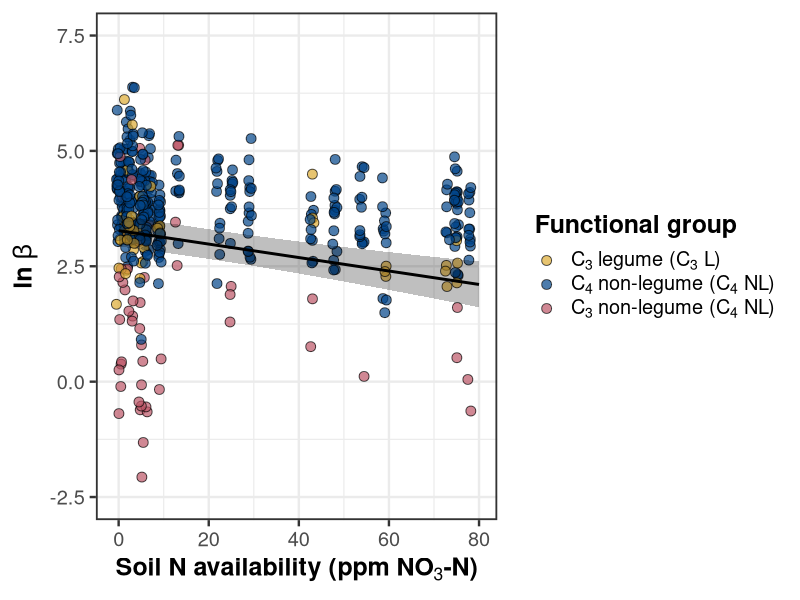
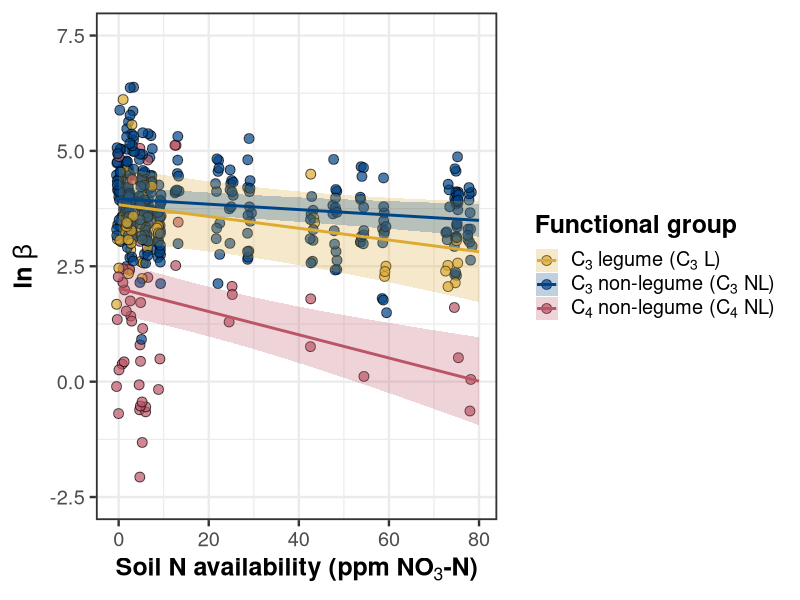
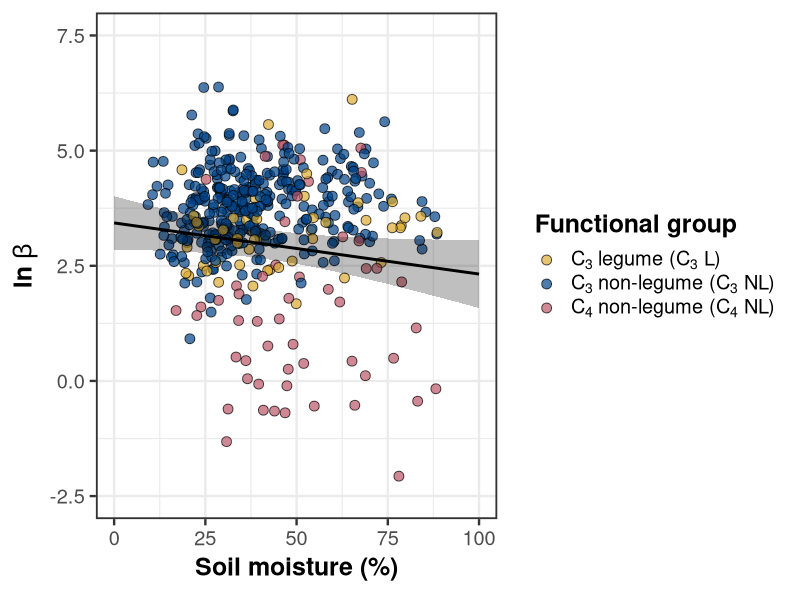
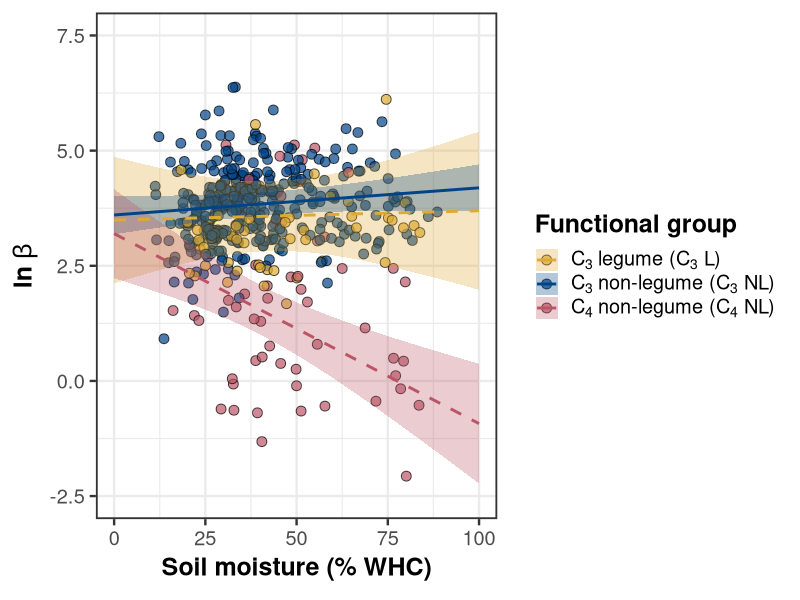
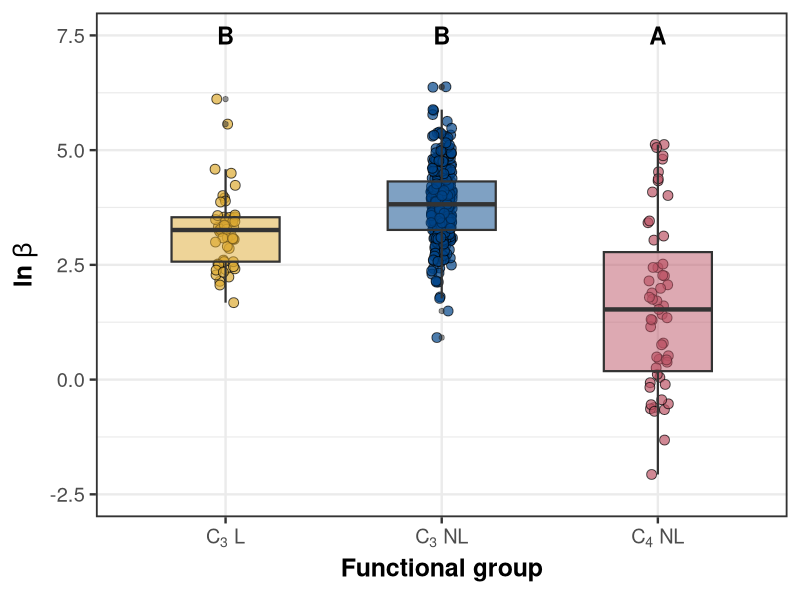
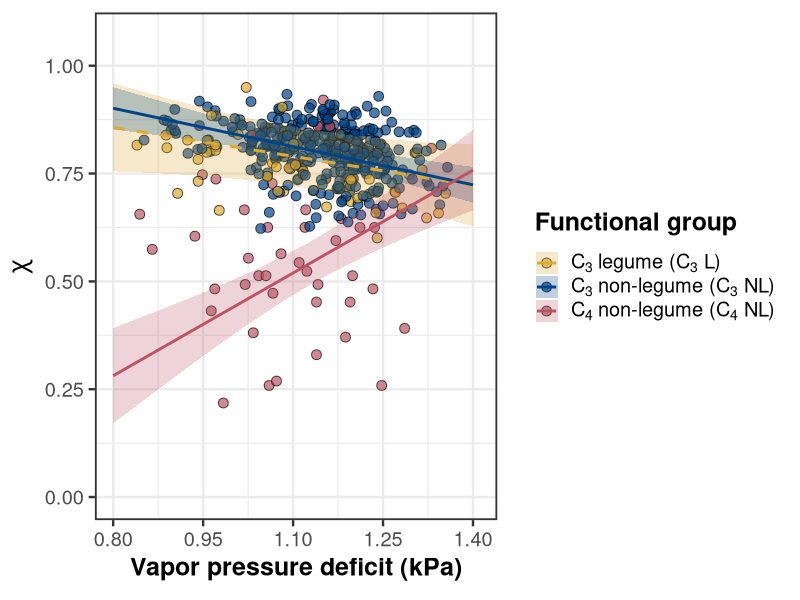
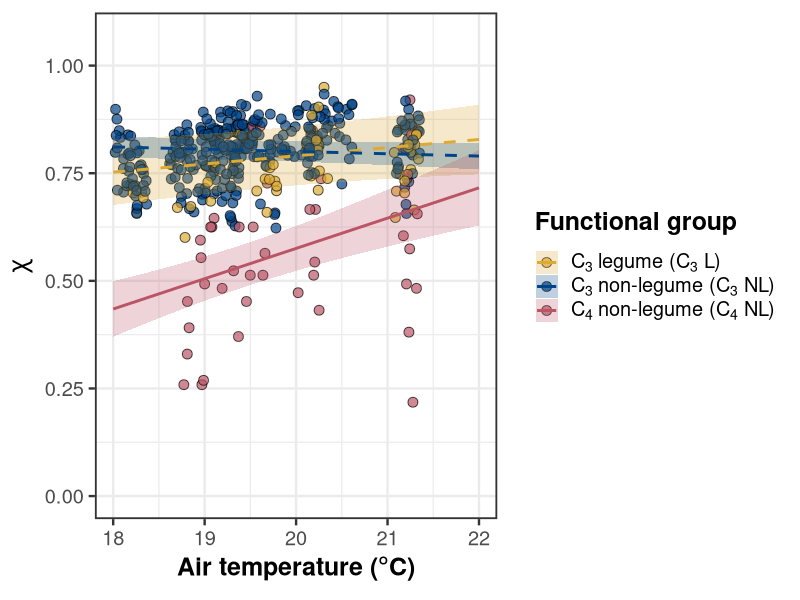
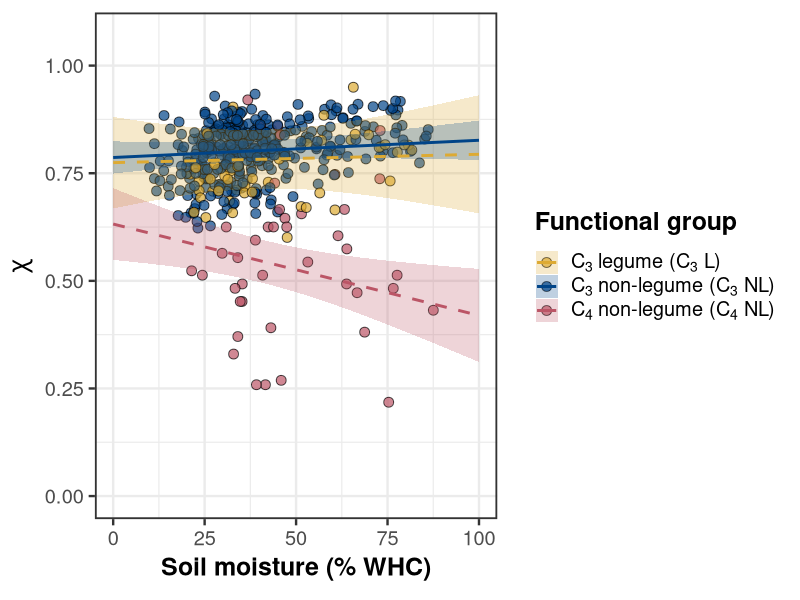

Reproduce these figures in R, in order.
##########################################################################
## Load libraries and import data
##########################################################################
# Libraries
library(lme4)
library(emmeans)
library(tidyverse)
library(ggpubr)

# Turn off digit rounding in emmean args
emm_options(opt.digits = FALSE)

# Load compiled datasheet
df <- read.csv("../data_sheets/TXeco_compiled_datasheet.csv",
               na.strings = c("NA", "NaN")) %>%
  filter(site != "Bell_2020_05" & 
           site != "Russel_2020_01") %>%
  mutate(pft = ifelse(pft == "c4_graminoid", 
                      "c4_nonlegume",
                      ifelse(pft == "c3_graminoid" | pft == "c3_forb" | pft == "c3_shrub",
                             "c3_nonlegume", 
                             ifelse(pft == "legume", 
                                    "c3_legume", 
                                    NA))),
         chi = ifelse(chi > 0.95 & chi < 0.20, NA, chi))

## Add colorblind friendly palette
cbbPalette <- c("#0077BB", "#33BBEE", "#009988", "#EE7733", "#CC3311")
cbbPalette2 <- c("#CC3311", "#EE7733", "#009988", "#33BBEE", "#0077BB")
cbbPalette3 <- c("#DDAA33", "#004488", "#BB5566")

## Figure out sample sizes within each pft class
length(df$pft[df$pft == "c3_legume"])
length(df$pft[df$pft == "c3_nonlegume"])
length(df$pft[df$pft == "c4_nonlegume"])

## Convert VPD from hPa (PRISM units) to kPa (standard)
df$vpd4 <- df$vpd4 / 10

## Remove outliers from statistical models
df$beta[c(84, 317, 500)] <- NA
df$chi[c(62, 117, 275, 317, 481, 276, 304, 322, 500,
         315, 456, 480, 502, 71, 292, 483, 484, 402)] <- NA
df$narea[df$narea > 10] <- NA
df$narea[509] <- NA

## Add general models
beta <- lmer(log(beta) ~ wn90_perc * soil.no3n * pft + (1 | NCRS.code), data = df)
chi <- lmer(chi ~ (vpd4 + tavg4 + (wn90_perc * soil.no3n)) * pft + (1 | NCRS.code), 
            data = df)
narea <- lmer(log(narea) ~ (beta + chi + soil.no3n) * pft + (1 | NCRS.code), 
              data = df)

##########################################################################
## Beta plots
##########################################################################

##########################################################################
## Beta - soil N
##########################################################################
test(emtrends(beta, ~pft, "soil.no3n"))

beta.no3n.pft <- data.frame(emmeans(beta, ~pft, "soil.no3n",
                                    at = list(soil.no3n = seq(0,80,1))))

beta.no3n <- data.frame(emmeans(beta, ~1, "soil.no3n",
                                at = list(soil.no3n = seq(0,80,1)))) %>%
  dplyr::select(pft = X1, everything()) %>%
  full_join(beta.no3n.pft) %>%
  mutate(linetype = "dashed")

beta.no3n.ind <- ggplot(data = subset(df, !is.na(pft)), 
                        aes(x = soil.no3n, y = log(beta))) +
   geom_jitter(aes(fill = pft),
               width = 0.5, size = 3, alpha = 0.7, shape = 21) +
  geom_ribbon(data = subset(beta.no3n, pft == "overall"), 
              aes(x = soil.no3n, y = emmean, ymin = lower.CL, 
                  ymax = upper.CL), alpha = 0.25, fill = "black") +
  geom_line(data = subset(beta.no3n, pft == "overall"),
            aes(x = soil.no3n, y = emmean),
            color = "black", size = 1) +
  scale_fill_manual(values = c(cbbPalette3), 
                    labels = c(expression("C"[3]~"legume (C"[3]*" L)"),
                               expression("C"[4]~"non-legume (C"[4]*" NL)"),
                               expression("C"[3]~"non-legume (C"[4]*" NL)"))) +
  scale_color_manual(values = c(cbbPalette3), 
                     labels = c(expression("C"[3]~"legume (C"[3]*" L)"),
                                expression("C"[4]~"non-legume (C"[4]*" NL)"),
                                expression("C"[3]~"non-legume (C"[3]*" NL)"))) +
  scale_x_continuous(limits = c(-1, 80), breaks = seq(0, 80, 20)) +
  scale_y_continuous(limits = c(-2.5, 7.5), breaks = seq(-2.5, 7.5, 2.5)) +
  labs(x = expression(bold("Soil N availability (ppm NO"[3]*"-N)")),
       y = expression(bold(ln~beta)),
       fill = "Functional group") +
  theme_bw(base_size = 18) +
  theme(legend.text.align = 0,
        panel.border = element_rect(size = 1.25),
        legend.title = element_text(face = "bold"))
beta.no3n.ind


beta.no3n.int <- ggplot(data = subset(df, !is.na(pft)), 
                        aes(x = soil.no3n, y = log(beta))) +
  geom_jitter(aes(fill = pft),
              width = 0.5, size = 3, alpha = 0.7, shape = 21) +
  geom_ribbon(data = subset(beta.no3n, pft != "overall"), 
              aes(x = soil.no3n, y = emmean, ymin = lower.CL, 
                  ymax = upper.CL, fill = pft), alpha = 0.25) +
  geom_line(data = subset(beta.no3n, pft != "overall"),
            aes(x = soil.no3n, y = emmean, color = pft), size = 1) +
  scale_fill_manual(values = c(cbbPalette3), 
                    labels = c(expression("C"[3]~"legume (C"[3]*" L)"),
                               expression("C"[3]~"non-legume (C"[3]*" NL)"),
                               expression("C"[4]~"non-legume (C"[4]*" NL)"))) +
  scale_color_manual(values = c(cbbPalette3), 
                    labels = c(expression("C"[3]~"legume (C"[3]*" L)"),
                               expression("C"[3]~"non-legume (C"[3]*" NL)"),
                               expression("C"[4]~"non-legume (C"[4]*" NL)"))) +
  scale_x_continuous(limits = c(-1, 80), breaks = seq(0, 80, 20)) +
  scale_y_continuous(limits = c(-2.5, 7.5), breaks = seq(-2.5, 7.5, 2.5)) +
  labs(x = expression(bold("Soil N availability (ppm NO"[3]*"-N)")),
       y = expression(bold(ln~beta)),
       fill = "Functional group", color = "Functional group") +
  theme_bw(base_size = 18) +
  theme(legend.text.align = 0,
        panel.border = element_rect(size = 1.25),
        legend.title = element_text(face = "bold"))
beta.no3n.int

##########################################################################
## Beta - soil moisture
##########################################################################
test(emtrends(beta, ~pft, "wn90_perc"))

beta.sm.pft <- data.frame(emmeans(beta, ~pft, "wn90_perc",
                                    at = list(wn90_perc = seq(0,1,0.01))))

beta.sm <- data.frame(emmeans(beta, ~1, "wn90_perc",
                                at = list(wn90_perc = seq(0,1,0.01)))) %>%
  dplyr::select(pft = X1, everything()) %>%
  full_join(beta.sm.pft) %>%
  mutate(linetype = ifelse(pft == "c3_nonlegume", "solid", "dashed"))

beta.h2o.ind <- ggplot(data = subset(df, !is.na(pft)), 
                       aes(x = wn90_perc, y = log(beta))) +
  geom_jitter(aes(fill = pft),
              width = 0.1, size = 3, alpha = 0.7, shape = 21) +
  geom_ribbon(data = subset(beta.sm, pft == "overall"),
              aes(x = wn90_perc, y = emmean, ymin = lower.CL, ymax = upper.CL),
              alpha = 0.25, fill = "black") +
  geom_line(data = subset(beta.sm, pft == "overall"),
            aes(x = wn90_perc, y = emmean),
            size = 1, color = "black") +
  scale_fill_manual(values = c(cbbPalette3), 
                    labels = c(expression("C"[3]~"legume (C"[3]*" L)"),
                               expression("C"[3]~"non-legume (C"[3]*" NL)"),
                               expression("C"[4]~"non-legume (C"[4]*" NL)"))) +
  scale_x_continuous(limits = c(0, 1), breaks = seq(0, 1, 0.25),
                     labels = c(0, 25, 50, 75, 100)) +
  scale_y_continuous(limits = c(-2.5, 7.5), breaks = seq(-2.5, 7.5, 2.5)) +
  labs(x = expression(bold("Soil moisture (%)")),
       y = expression(bold(ln~beta)),
       fill = "Functional group",
       color = "Functional group") +
  theme_bw(base_size = 18) +
  theme(legend.text.align = 0,
        panel.border = element_rect(size = 1.25),
        legend.title = element_text(face = "bold"))
beta.h2o.ind

beta.h2o.int <- ggplot(data = subset(df, !is.na(pft)), 
                       aes(x = wn90_perc, y = log(beta))) +
  geom_jitter(aes(fill = pft),
              width = 0.1, size = 3, alpha = 0.7, shape = 21) +
  geom_ribbon(data = subset(beta.sm, pft != "overall"),
              aes(x = wn90_perc, y = emmean, ymin = lower.CL,
                  ymax = upper.CL, fill = pft),
              alpha = 0.3) +
  geom_line(data = subset(beta.sm, pft != "overall"),
            aes(x = wn90_perc, y = emmean, linetype = linetype, color = pft),
            size = 1) +
  scale_fill_manual(values = c(cbbPalette3), 
                    labels = c(expression("C"[3]~"legume (C"[3]*" L)"),
                               expression("C"[3]~"non-legume (C"[3]*" NL)"),
                               expression("C"[4]~"non-legume (C"[4]*" NL)"))) +
  scale_color_manual(values = c(cbbPalette3), 
                     labels = c(expression("C"[3]~"legume (C"[3]*" L)"),
                                expression("C"[3]~"non-legume (C"[3]*" NL)"),
                                expression("C"[4]~"non-legume (C"[4]*" NL)"))) +
  scale_linetype_manual(values = c("dashed", "solid")) +
  scale_x_continuous(limits = c(0, 1), breaks = seq(0, 1, 0.25),
                     labels = c(0, 25, 50, 75, 100)) +
  scale_y_continuous(limits = c(-2.5, 7.5), breaks = seq(-2.5, 7.5, 2.5)) +
  labs(x = expression(bold("Soil moisture (% WHC)")),
       y = expression(bold(ln~beta)),
       fill = "Functional group",
       color = "Functional group") +
  guides(linetype = "none") +
  theme_bw(base_size = 18) +
  theme(legend.text.align = 0,
        panel.border = element_rect(size = 1.25),
        legend.title = element_text(face = "bold"))
beta.h2o.int

##########################################################################
## Beta - PFT
##########################################################################
beta.pft <- data.frame(multcomp::cld(emmeans(beta, ~pft), 
                           Letters = LETTERS)) %>%
  mutate(.group = trimws(.group, which = "both"))

beta.pft.plot <- ggplot() +
  geom_jitter(data = subset(df, !is.na(pft)), 
              aes(x = pft, y = log(beta), fill = pft),
              width = 0.05, alpha = 0.7, shape = 21, size = 3) +
  geom_boxplot(data = subset(df, !is.na(pft)), 
               aes(x = pft, y = log(beta), fill = pft), 
               alpha = 0.5, width = 0.5, size = 0.75) +
  geom_text(data = beta.pft,
            aes(x = pft, y = 7.5, label = .group), fontface = "bold", size = 6) +
  scale_fill_manual(values = cbbPalette3) +
  scale_x_discrete(labels = c(expression("C"[3]*" L"),
                              expression("C"[3]*" NL"),
                              expression("C"[4]*" NL"))) +
  scale_y_continuous(limits = c(-2.5, 7.5), breaks = seq(-2.5, 7.5, 2.5)) +
  labs(x = expression(bold("Functional group")),
       y = expression(bold(ln~beta))) +
  guides(fill = "none") +
  theme_bw(base_size = 18) +
  theme(panel.border = element_rect(size = 1.25))
beta.pft.plot

##########################################################################
## Write beta plot
##########################################################################
# Write plot
png("../working_drafts/figs/TXeco_fig2_beta.png",
    width = 12, height = 8.5, units = 'in', res = 600)
ggarrange(beta.h2o.int, beta.no3n.int, beta.pft.plot,
          ncol = 2, nrow = 2, common.legend = TRUE,
          legend = "right", align = "hv", labels = "AUTO",
          font.label = list(size = 18))
dev.off()

##########################################################################
## Chi - VPD
##########################################################################
test(emtrends(chi, ~pft, "vpd4"))

chi.vpd.pft <- data.frame(emmeans(chi, ~pft, "vpd4",
                                  at = list(vpd4 = seq(0.8,1.4,0.01))))

chi.vpd <- data.frame(emmeans(chi, ~1, "vpd4",
                              at = list(vpd4 = seq(0.8,1.4,0.01)))) %>%
  dplyr::select(pft = X1, everything()) %>%
  full_join(chi.vpd.pft) %>%
  mutate(linetype = ifelse(pft == "c3_legume", "dashed", "solid"))


chi.vpd.int <- ggplot(data = df, aes(x = vpd4, y = chi)) +
  geom_jitter(aes(fill = pft),
              width = 0.1, size = 3, alpha = 0.7, shape = 21) +
  geom_ribbon(data = subset(chi.vpd, pft != "overall"), 
              aes(x = vpd4, y = emmean, ymin = lower.CL, 
                  ymax = upper.CL, fill = pft), alpha = 0.25) +
  geom_line(data = subset(chi.vpd, pft != "overall"), 
            aes(x = vpd4, y = emmean, color = pft, linetype = linetype), 
            size = 1) +
  scale_fill_manual(values = cbbPalette3, 
                    labels = c(expression("C"[3]~"legume (C"[3]*" L)"),
                               expression("C"[3]~"non-legume (C"[3]*" NL)"),
                               expression("C"[4]~"non-legume (C"[4]*" NL)"))) +
  scale_color_manual(values = cbbPalette3, 
                     labels = c(expression("C"[3]~"legume (C"[3]*" L)"),
                                expression("C"[3]~"non-legume (C"[3]*" NL)"),
                                expression("C"[4]~"non-legume (C"[4]*" NL)"))) +
  scale_linetype_manual(values = c("dashed", "solid")) +
  scale_x_continuous(limits = c(0.8, 1.41), breaks = seq(0.8, 1.4, 0.15)) +
  scale_y_continuous(limits = c(0, 1.07), breaks = seq(0, 1, 0.25)) +
  labs(x = expression(bold("Vapor pressure deficit (kPa)")),
       y = expression(bold(chi)),
       fill = expression(bold("Functional group")), 
       color = expression(bold("Functional group"))) +
  guides(linetype = "none") +
  theme_bw(base_size = 18) +
  theme(legend.text.align = 0,
        panel.border = element_rect(size = 1.25))
chi.vpd.int

##########################################################################
## Chi - Temp
##########################################################################
test(emtrends(chi, ~pft, "tavg4"))

chi.tavg.pft <- data.frame(emmeans(chi, ~pft, "tavg4",
                                  at = list(tavg4 = seq(18, 22,0.1))))

chi.tavg <- data.frame(emmeans(chi, ~1, "tavg4",
                              at = list(tavg4 = seq(18, 22,0.1)))) %>%
  dplyr::select(pft = X1, everything()) %>%
  full_join(chi.tavg.pft) %>%
  mutate(linetype = ifelse(pft == "c4_nonlegume", "solid", "dashed"))

chi.temp.int <- ggplot(data = df, aes(x = tavg4, y = chi)) +
  geom_jitter(aes(fill = pft),
              width = 0.1, size = 3, alpha = 0.7, shape = 21) +
  geom_ribbon(data = subset(chi.tavg, pft != "overall"),
              aes(x = tavg4, y = emmean, ymin = lower.CL,
                  ymax = upper.CL, fill = pft), alpha = 0.25) +
  geom_line(data = subset(chi.tavg, pft != "overall"),
            aes(x = tavg4, y = emmean, color = pft, linetype = linetype), 
            size = 1) +
  scale_fill_manual(values = cbbPalette3, 
                    labels = c(expression("C"[3]~"legume (C"[3]*" L)"),
                               expression("C"[3]~"non-legume (C"[3]*" NL)"),
                               expression("C"[4]~"non-legume (C"[4]*" NL)"))) +
  scale_color_manual(values = cbbPalette3, 
                     labels = c(expression("C"[3]~"legume (C"[3]*" L)"),
                                expression("C"[3]~"non-legume (C"[3]*" NL)"),
                                expression("C"[4]~"non-legume (C"[4]*" NL)"))) +
  scale_linetype_manual(values = c("dashed", "solid")) +
  scale_x_continuous(limits = c(18, 22), breaks = seq(18, 22, 1)) +
  scale_y_continuous(limits = c(0, 1.07), breaks = seq(0, 1, 0.25)) +
  labs(x = expression(bold("Air temperature ("*degree*"C)")),
       y = expression(bold(chi)),
       fill = expression(bold("Functional group")),
       color = expression(bold("Functional group"))) +
  guides(linetype = "none") +
  theme_bw(base_size = 18) +
  theme(legend.text.align = 0,
        panel.border = element_rect(size = 1.25))
chi.temp.int

##########################################################################
## Chi - Soil moisture
##########################################################################
test(emtrends(chi, ~pft, "wn90_perc"))

chi.sm.pft <- data.frame(emmeans(chi, ~pft, "wn90_perc",
                                   at = list(wn90_perc = seq(0, 1, 0.01))))

chi.sm <- data.frame(emmeans(chi, ~1, "wn90_perc",
                               at = list(wn90_perc = seq(0, 1, 0.01)))) %>%
  dplyr::select(pft = X1, everything()) %>%
  full_join(chi.sm.pft) %>%
  mutate(linetype = ifelse(pft == "c3_nonlegume", "dashed", "solid"))

chi.sm.int <- ggplot(data = df, aes(x = wn90_perc, y = chi)) +
  geom_jitter(aes(fill = pft),
              width = 0.1, size = 3, alpha = 0.7, shape = 21) +
  geom_ribbon(data = subset(chi.sm, pft != "overall"), 
              aes(x = wn90_perc, y = emmean, ymin = lower.CL, 
                  ymax = upper.CL, fill = pft), alpha = 0.25) +
  geom_line(data = subset(chi.sm, pft != "overall"), 
            aes(x = wn90_perc, y = emmean, color = pft, linetype = linetype),
            size = 1) +
  scale_fill_manual(values = cbbPalette3, 
                    labels = c(expression("C"[3]~"legume (C"[3]*" L)"),
                               expression("C"[3]~"non-legume (C"[3]*" NL)"),
                               expression("C"[4]~"non-legume (C"[4]*" NL)"))) +
  scale_color_manual(values = cbbPalette3, 
                     labels = c(expression("C"[3]~"legume (C"[3]*" L)"),
                                expression("C"[3]~"non-legume (C"[3]*" NL)"),
                                expression("C"[4]~"non-legume (C"[4]*" NL)"))) +
  scale_x_continuous(limits = c(0, 1), breaks = seq(0, 1, 0.25),
                     labels = c(0, 25, 50, 75, 100)) +
  scale_y_continuous(limits = c(0, 1.07), breaks = seq(0, 1, 0.25)) +
  scale_linetype_manual(values = c("solid", "dashed")) +
  labs(x = expression(bold("Soil moisture (% WHC)")),
       y = expression(bold(chi)),
       fill = expression(bold("Functional group")),
       color = expression(bold("Functional group"))) +
  guides(linetype = "none") +
  theme_bw(base_size = 18) +
  theme(legend.text.align = 0,
        panel.border = element_rect(size = 1.25))
chi.sm.int 

##########################################################################
## Chi- soil N
##########################################################################
test(emtrends(chi, ~pft, "soil.no3n"))

chi.no3n.pft <- data.frame(emmeans(chi, ~pft, "soil.no3n",
                                   at = list(soil.no3n = seq(0, 80, 1))))

chi.no3n <- data.frame(emmeans(chi, ~1, "soil.no3n",
                               at = list(soil.no3n = seq(0, 80, 1)))) %>%
  dplyr::select(pft = X1, everything()) %>%
  full_join(chi.no3n.pft) %>%
  mutate(linetype = ifelse(pft == "c4_nonlegume", "dashed", "solid"))


chi.no3n.int <- ggplot(data = df, aes(x = soil.no3n, y = chi)) +
  geom_jitter(aes(fill = pft),
              width = 0.5, size = 3, alpha = 0.7, shape = 21) +
  # geom_ribbon(data = subset(chi.no3n, pft != "overall"), 
  #             aes(x = soil.no3n, y = emmean, ymin = lower.CL, 
  #                 ymax = upper.CL, fill = pft), alpha = 0.25) +
  # geom_line(data = subset(chi.no3n, pft != "overall"),
  #           aes(x = soil.no3n, y = emmean, color = pft), 
  #           size = 1, lty = "dashed") +
  scale_fill_manual(values = cbbPalette3, 
                    labels = c(expression("C"[3]~"legume (C"[3]*" L)"),
                               expression("C"[3]~"non-legume (C"[3]*" NL)"),
                               expression("C"[4]~"non-legume (C"[4]*" NL)"))) +
  scale_color_manual(values = cbbPalette3, 
                     labels = c(expression("C"[3]~"legume (C"[3]*" L)"),
                                expression("C"[3]~"non-legume (C"[3]*" NL)"),
                                expression("C"[4]~"non-legume (C"[4]*" NL)"))) +
  scale_x_continuous(limits = c(0, 80), breaks = seq(0, 80, 20)) +
  scale_y_continuous(limits = c(0, 1.07), breaks = seq(0, 1, 0.25)) +
  labs(x = expression(bold("Soil N availability (ppm NO"[3]*"-N)")),
       y = expression(bold(chi)),
       fill = expression(bold("Functional group")),
       color = expression(bold("Functional group"))) +
  theme_bw(base_size = 18) +
  theme(legend.text.align = 0,
        panel.border = element_rect(size = 1.25))
chi.no3n.int

##########################################################################
## Chi- pft
##########################################################################
chi.pft <- data.frame(multcomp::cld(emmeans(chi, ~pft), 
                                     Letters = LETTERS)) %>%
  mutate(.group = trimws(.group, which = "both"))

chi.pft.plot <- ggplot() +
  geom_jitter(data = subset(df, !is.na(pft)), 
              aes(x = pft, y = chi, fill = pft),
              width = 0.05, alpha = 0.7, shape = 21, size = 3) +
  geom_boxplot(data = subset(df, !is.na(pft)), 
               aes(x = pft, y = chi, fill = pft), 
               alpha = 0.5, width = 0.5, size = 0.75) +
  geom_text(data = chi.pft,
            aes(x = pft, y = 1.07, label = .group), fontface = "bold", size = 6) +
  scale_fill_manual(values = cbbPalette3) +
  scale_x_discrete(labels = c(expression("C"[3]*" L"),
                              expression("C"[3]*" NL"),
                              expression("C"[4]*" NL"))) +
  scale_y_continuous(limits = c(0, 1.07), breaks = seq(0, 1, 0.25)) +
  labs(x = expression(bold("Functional group")),
       y = expression(bold(chi))) +
  guides(fill = "none") +
  theme_bw(base_size = 18) +
  theme(panel.border = element_rect(size = 1.25))
chi.pft.plot

##########################################################################
## Write chi plot
##########################################################################
png("../working_drafts/figs/TXeco_fig3_chi.png",
    height = 14, width = 13, units = 'in', res = 600)
ggarrange(chi.vpd.int, chi.temp.int,
          chi.sm.int, chi.no3n.int,
          chi.pft.plot,
          nrow = 3, ncol = 2, common.legend = TRUE, legend = "right", 
          align = "hv", labels = "AUTO", font.label = list(size = 18))
dev.off()

##########################################################################
## Narea - soil N
##########################################################################
test(emtrends(narea, ~pft, "soil.no3n"))
car::Anova(narea)

narea.no3n.pft <- data.frame(emmeans(narea, ~pft, "soil.no3n",
                                   at = list(soil.no3n = seq(0, 80, 1))))

narea.no3n <- data.frame(emmeans(narea, ~1, "soil.no3n",
                               at = list(soil.no3n = seq(0, 80, 1)))) %>%
  dplyr::select(pft = X1, everything()) %>%
  full_join(narea.no3n.pft) %>%
  mutate(linetype = "dashed")


narea.no3n.ind <- ggplot(data = subset(df, !is.na(pft)), 
                        aes(x = soil.no3n, y = log(narea))) +
  geom_jitter(aes(fill = pft),
              width = 0.5, size = 3, alpha = 0.7, shape = 21) +
  # geom_ribbon(data = subset(narea.no3n, pft == "overall"),
  #             aes(y = emmean, ymin = lower.CL, ymax = upper.CL), 
  #             alpha = 0.25) +
  # geom_smooth(data = subset(narea.no3n, pft == "overall"),
  #             aes(y = emmean), linetype = "dashed", color = "black",
  #             size = 1) +
  scale_fill_manual(values = c(cbbPalette3), 
                    labels = c(expression("C"[3]~"legume (C"[3]*" L)"),
                               expression("C"[3]~"non-legume (C"[3]*" NL)"),
                               expression("C"[4]~"non-legume (C"[4]*" NL)"))) +
  scale_x_continuous(limits = c(-1, 80), breaks = seq(0, 80, 20)) +
  scale_y_continuous(limits = c(-1, 3), breaks = seq(-1, 3, 1)) +
  labs(x = expression(bold("Soil N availability (ppm NO"[3]*"-N)")),
       y = expression(bold(ln*" N"["area"]*" (gN m"^"-2"~")")),
       fill = expression(bold("Functional group"))) +
  theme_bw(base_size = 18) +
  theme(legend.text.align = 0,
        panel.border = element_rect(size = 1.25),
        panel.grid.minor.y = element_blank())
narea.no3n.ind

##########################################################################
## Narea - chi
##########################################################################
test(emtrends(narea, ~pft, "chi"))
car::Anova(narea)

narea.chi.pft <- data.frame(emmeans(narea, ~pft, "chi",
                                     at = list(chi = seq(0.2, 1, 0.01))))

narea.chi <- data.frame(emmeans(narea, ~1, "chi",
                                 at = list(chi = seq(0.2, 1, 0.01)))) %>%
  dplyr::select(pft = X1, everything()) %>%
  full_join(narea.chi.pft) %>%
  mutate(linetype = ifelse(pft == "c3_nonlegume", "solid", "dashed"))

narea.chi.ind <- ggplot(data = subset(df, !is.na(pft)), 
                         aes(x = chi, y = log(narea))) +
  geom_jitter(aes(fill = pft),
              width = 0.01, size = 3, alpha = 0.7, shape = 21) +
  geom_ribbon(data = subset(narea.chi, pft != "overall"),
              aes(x = chi, y = emmean, ymin = lower.CL,
                  ymax = upper.CL, fill = pft), alpha = 0.25) +
  geom_line(data = subset(narea.chi, pft != "overall"),
            aes(x = chi, y = emmean, color = pft, linetype = linetype),
            size = 1) +
  scale_fill_manual(values = c(cbbPalette3), 
                    labels = c(expression("C"[3]~"legume (C"[3]*" L)"),
                               expression("C"[3]~"non-legume (C"[3]*" NL)"),
                               expression("C"[4]~"non-legume (C"[4]*" NL)"))) +
  scale_color_manual(values = c(cbbPalette3), 
                     labels = c(expression("C"[3]~"legume (C"[3]*" L)"),
                                expression("C"[3]~"non-legume (C"[3]*" NL)"),
                                expression("C"[4]~"non-legume (C"[4]*" NL)"))) +
  scale_linetype_manual(values = c("dashed", "solid")) +
  scale_x_continuous(limits = c(0.2, 1), breaks = seq(0.2, 1, 0.2)) +
  scale_y_continuous(limits = c(-1.2, 3), breaks = seq(-1, 3, 1)) +
  labs(x = expression(bold(chi)),
       y = expression(bold(ln*" N"["area"]*" (gN m"^"-2"~")")),
       fill = expression(bold("Functional group")),
       color = expression(bold("Functional group"))) +
  guides(linetype = "none") +
  theme_bw(base_size = 18) +
  theme(legend.text.align = 0,
        panel.border = element_rect(size = 1.25),
        panel.grid.minor.y = element_blank())
narea.chi.ind

##########################################################################
## Narea - beta
##########################################################################
test(emtrends(narea, ~pft, "beta"))
car::Anova(narea)

narea.beta.pft <- data.frame(emmeans(narea, ~pft, "beta",
                                     at = list(beta = seq(0, 600, 1))))

narea.beta <- data.frame(emmeans(narea, ~1, "beta",
                                 at = list(beta = seq(0, 600, 1)))) %>%
  dplyr::select(pft = X1, everything()) %>%
  full_join(narea.beta.pft) %>%
  mutate(linetype = ifelse(pft == "c3_legume", "solid", "dashed"))

narea.beta.ind <- ggplot(data = subset(df, !is.na(pft)), 
                         aes(x = beta, y = log(narea))) +
  geom_point(aes(fill = pft),
              size = 3, alpha = 0.7, shape = 21) +
  geom_ribbon(data = subset(narea.beta, pft == "overall"),
              aes(x = beta, y = emmean, ymin = lower.CL,
                  ymax = upper.CL), alpha = 0.25) +
  geom_line(data = subset(narea.beta, pft == "overall"),
            aes(x = beta, y = emmean),
            size = 1) +
  scale_fill_manual(values = c(cbbPalette3), 
                    labels = c(expression("C"[3]~"legume (C"[3]*" L)"),
                               expression("C"[3]~"non-legume (C"[3]*" NL)"),
                               expression("C"[4]~"non-legume (C"[4]*" NL)"))) +
  scale_x_continuous(limits = c(0, 600), breaks = seq(0, 600, 150)) +
  scale_y_continuous(limits = c(-1, 3), breaks = seq(-1, 3, 1)) +
  labs(x = expression(bold("Unit cost ratio ("*beta*")")),
       y = expression(bold(ln*" N"["area"]*" (gN m"^"-2"~")")),
       fill = expression(bold("Functional group"))) +
  theme_bw(base_size = 18) +
  theme(legend.text.align = 0,
        panel.border = element_rect(size = 1.25),
        panel.grid.minor.y = element_blank())
narea.beta.ind

##########################################################################
## Narea- pft
##########################################################################
narea.pft <- data.frame(multcomp::cld(emmeans(narea, ~pft), 
                                    Letters = LETTERS)) %>%
  mutate(.group = trimws(.group, which = "both"))

narea.pft.plot <- ggplot() +
  geom_jitter(data = subset(df, !is.na(pft)), 
              aes(x = pft, y = log(narea), fill = pft),
              width = 0.05, alpha = 0.7, shape = 21, size = 3) +
  geom_boxplot(data = subset(df, !is.na(pft)), 
               aes(x = pft, y = log(narea), fill = pft), 
               alpha = 0.5, width = 0.5, size = 0.75) +
  geom_text(data = narea.pft,
            aes(x = pft, y = 3, label = .group), fontface = "bold", size = 6) +
  scale_fill_manual(values = cbbPalette3) +
  scale_x_discrete(labels = c(expression("C"[3]*" L"),
                              expression("C"[3]*" NL"),
                              expression("C"[4]*" NL"))) +
  scale_y_continuous(limits = c(-1, 3), breaks = seq(-1, 3, 1)) +
  labs(x = expression(bold("Functional group")),
       y = expression(bold(ln*" N"["area"]*" (gN m"^"-2"~")"))) +
  guides(fill = "none") +
  theme_bw(base_size = 18) +
  theme(panel.border = element_rect(size = 1.25))
narea.pft.plot


##########################################################################
## Create Narea plots
##########################################################################
png("../working_drafts/figs/TXeco_fig4_narea.png",
    width = 12, height = 8.5, units = 'in', res = 600)
ggarrange(narea.beta.ind, narea.chi.ind,
          narea.no3n.ind, narea.pft.plot,
          ncol = 2, nrow = 2, common.legend = TRUE, legend = "right", 
          align = "hv", labels = "AUTO", font.label = list(size = 18))
dev.off()
